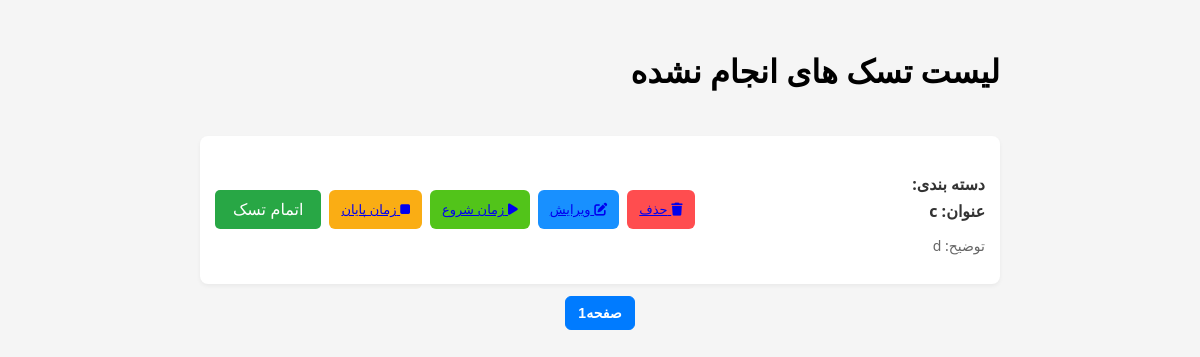
The app's page /plan/list_task_not_done, older data.
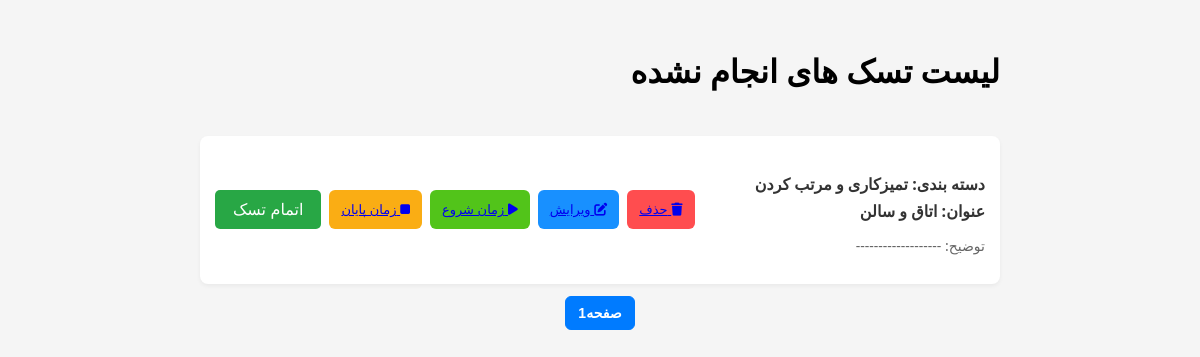
The same page, newer data.
### todolist_app/models.py (models this page shows, shortened)
class Task(models.Model):
    category=models.ForeignKey(Category,on_delete=models.CASCADE)
    title=models.CharField(max_length=20)
    description=models.TextField(max_length=150,null=True,blank=True)
    datetime_start=models.DateTimeField(null=True,blank=True)
    datetime_end=models.DateTimeField(null=True,blank=True)
    situation=models.BooleanField(default=False)

class Category(models.Model):
    name=models.CharField(max_length=20)

### todolist_app/views.py (the view)
# urls.py: path("list_task_not_done",views.list_task_not_done,name="list_not_done"),
def list_task_not_done(request):
    list_task=Task.objects.filter(situation=False).order_by('-id')
    paginator=Paginator(list_task,4)
    page=request.GET.get('page')
    page_obj=paginator.get_page(page)
    return render(request,"todolist_app/do_not.html",context={"page_obj":page_obj})

### todolist_app/templates/todolist_app/do_not.html (shortened to what this page needs)
{%  load static  %}
<!DOCTYPE html>
<html lang="fa" dir="rtl">
<head>
    <link rel="stylesheet" href="{%  static  "template/css/do_not.css"   %}">
    <link rel="stylesheet" href="https://cdnjs.cloudflare.com/ajax/libs/font-awesome/6.0.0/css/all.min.css">
</head>
<body>
    <div class="task-list">
         <h1 >لیست تسک های انجام نشده</h1>
         <br>
         {% if page_obj  %}
         {% for task in page_obj   %}
        <div class="task-item">
            <div class="task-content">
               <br>
                <div class="task-title">دسته بندی: {{task.category.name}}</div>
                <div class="task-title">عنوان: {{task.title}}</div>
               <div>
                {%  if task.description  %}
                <p class="task-description">توضیح: {{ task.description }} </p>
                {%  else %}
                <p class="task-description">توضیح: ------------------- </p>
                {% endif %}
                </div>
            </div>
            <div class="task-actions">
                <button  class="task-btn delete-btn">
                   <a href="{%  url "todolist_app:delete"  task.id  %}"> <i class="fas fa-trash"></i> حذف</a>
                </button>
               <button class="task-btn edit-btn">
               <a href="{%  url  "todolist_app:edit" task.id  %}">  <i class="fas fa-edit"></i> ویرایش  </a>
                </button>
                <button class="task-btn start-btn">
                   <a href="{%  url  "todolist_app:start" task.id   %}"><i class="fas fa-play"></i> زمان شروع</a>
                </button>
                <button class="task-btn end-btn">
                <a href="{%  url    "todolist_app:end" task.id  %}"><i class="fas fa-stop"></i> زمان پایان</a>
                </button>
                <a href="{%  url  "todolist_app:complete_task"  task.id  %}"><button class="task-complete-btn">اتمام تسک</button></a>
            </div>
        </div>
    {%  endfor   %}
    <div class="pagination-wrapper">
   <div class="custom-pagination">
       <span class="page-number active"> صفحه{{ page_obj.number }}</span>
   {% else %}
   <br>
  <p>تسکی اضافه نشده است</p>
   {%  endif  %}
      </div>
   </div>
   </div>
</body>
</html>

### assets/template/css/do_not.css (style rules this page uses)
body { font-family: 'Segoe UI', Tahoma, Geneva, Verdana, sans-serif; background-color: #f5f5f5; padding: 20px; }
.task-list { max-width: 800px; margin: 0 auto; }
.task-item { background-color: white; border-radius: 8px; padding: 15px; margin-bottom: 12px; box-shadow: 0 2px 4px rgba(0, 0, 0, 0.05); display: flex; align-items: center; justify-content: space-between; }
.task-content { flex-grow: 1; }
.task-title { font-weight: bold; font-size: 16px; color: #333; margin-bottom: 5px; }
.task-description { font-size: 14px; color: #666; }
.task-actions { display: flex; gap: 8px; }
.task-btn { border: none; border-radius: 6px; padding: 6px 12px; font-size: 13px; cursor: pointer; display: flex; align-items: center; gap: 5px; transition: all 0.2s; }
.delete-btn { background-color: #ff4d4f; color: white; }
.edit-btn { background-color: #1890ff; color: white; }
.start-btn { background-color: #52c41a; color: white; }
.end-btn { background-color: #faad14; color: white; }
.task-complete-btn { background-color: #28a745; color: white; border: none; padding: 10px 18px; border-radius: 5px; font-size: 16px; cursor: pointer; transition: background-color 0.3s ease; }
.pagination-wrapper { display: flex; justify-content: center; align-items: center; }
.custom-pagination { display: flex; gap: 12px; align-items: center; font-family: sans-serif; direction: rtl; }
.page-number.active { background-color: #007bff; color: white; padding: 8px 12px; border-radius: 6px; font-weight: bold; font-size: 14px; border: 1px solid #007bff; }

Row changes from the older to the newer data that the page shows:
removed Task: title "c", description "d"
added Task: category.name "تمیزکاری و مرتب کردن", title "اتاق و سالن", description "توضیح: -------------------"
